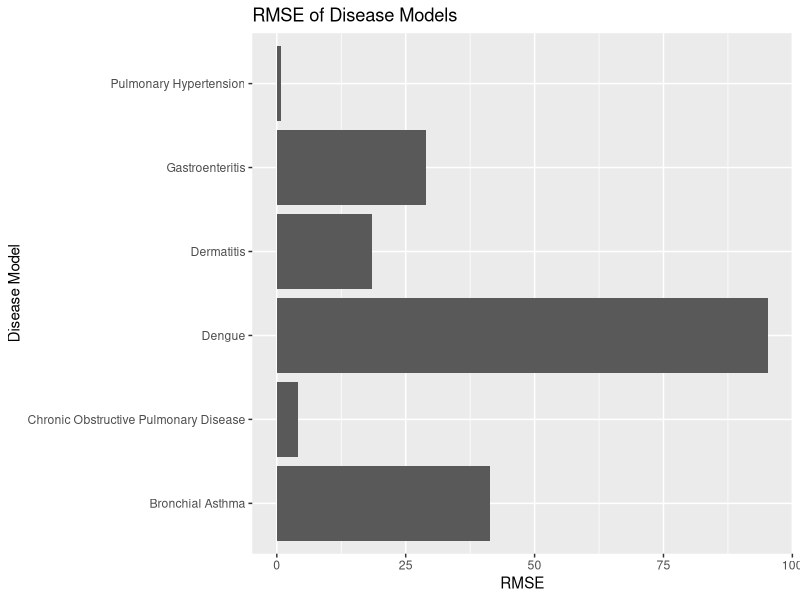
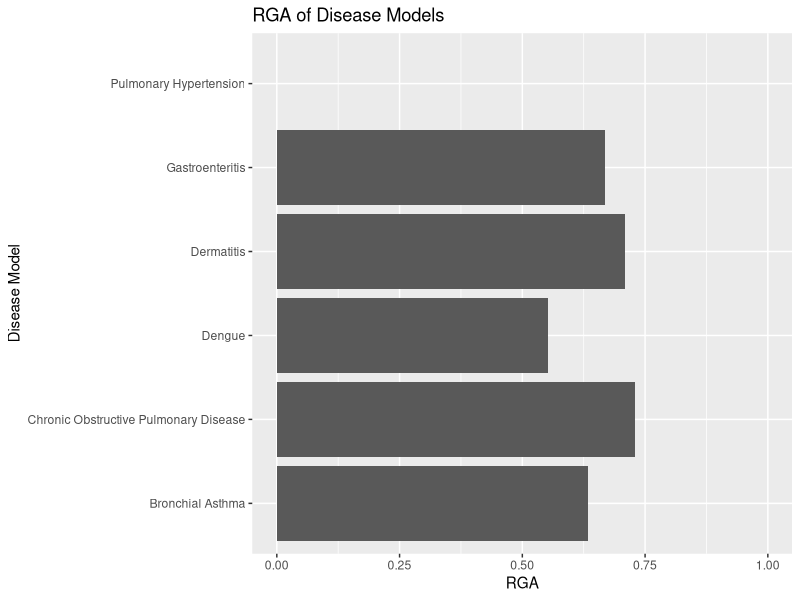

These charts were generated, in order, by the following R code:
## ---- chunk 1
knitr::opts_chunk$set(
	echo = FALSE,
	message = FALSE,
	warning = FALSE
)
## ---- chunk 2
library(tidyverse)

model_accuracies <- read_csv("Results/model_accuracies.csv") |> 
  mutate(
    model_name = gsub("_", " ", model_name) |> 
      str_to_title()
  )

model_accuracies |> 
  ggplot(aes(x = model_name, y = rmse)) +
  geom_col() +
  coord_flip() +
  labs(
    x = "Disease Model",
    y = "RMSE",
    title = "RMSE of Disease Models")
## ---- chunk 3

model_accuracies |> 
  ggplot(aes(x = rga, y = model_name)) +
  geom_col() + 
  labs(
    x = "RGA",
    y = "Disease Model",
    title = "RGA of Disease Models") + 
  scale_x_continuous(limits = c(0, 1))
